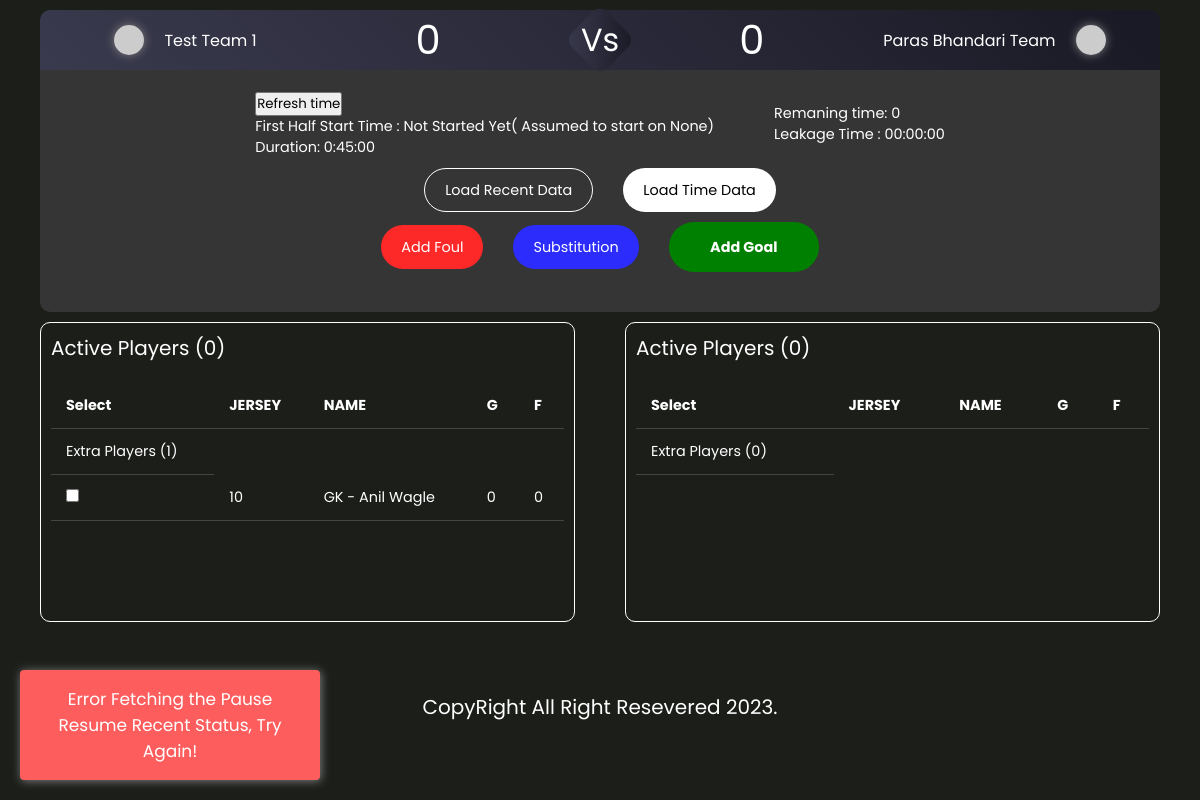
Screenshot of /match/game-simulation/1/ with the database file from the repository.
### matchApp/models.py (models this page shows, shortened)
class Match(models.Model):
    event = models.ForeignKey(Event,on_delete=models.CASCADE,blank=True,null=True,related_name='matches')
    team1 = models.ForeignKey(EventTeam, on_delete=models.CASCADE, related_name='match_team1')
    team2 = models.ForeignKey(EventTeam, on_delete=models.CASCADE, related_name='match_team2')
    is_address_default = models.BooleanField(default=False)
    status = models.CharField(max_length=20,choices=constants.MatchStatus.choices,default=constants.MatchStatus.INITIATED)
    match_date = models.DateField()
    match_time = models.TimeField(blank=True,null=True)
    place = models.CharField(max_length=255,blank=True,null=True)
    match_complete = models.BooleanField(default=False)
    notes = models.TextField(null=True,blank=True)
    schedule = models.BooleanField(default=False)
    created_at = models.DateTimeField(auto_now_add=True,blank=True,null=True)
    updated_at = models.DateTimeField(auto_now=True,blank=True,null=True)

class MatchTimeManager(models.Model):
    match = models.OneToOneField(
        'Match',
        on_delete=models.CASCADE,
        related_name='time_manager'
    )
    start_time = models.DateTimeField(blank=True,null=True)
    first_half_start_time = models.DateTimeField(blank=True,null=True)
    second_half_start_time = models.DateTimeField(blank=True,null=True)
    is_half_time_over = models.BooleanField(default=False)
    match_end_date_time = models.DateTimeField(blank=True,null=True)
    extra_time_first_half = models.DurationField(
        default=timedelta(0),
        blank=True,
        null=True,
        help_text="Extra time added after the first half."
    )
    extra_time_full_time = models.DurationField(
        default=timedelta(0),
        blank=True,
        null=True,
        help_text="Extra time added after the full-time duration."
    )
    match_ended = models.BooleanField(
        default=False,
        help_text="Indicates whether the match has ended."
    )
    created_at = models.DateTimeField(auto_now_add=True)
    updated_at = models.DateTimeField(auto_now=True)

### sportsApp/models.py (models this page shows, shortened)
class EventTeam(models.Model):
    event = models.ForeignKey(Event,on_delete=models.CASCADE)
    team = models.ForeignKey(Team,on_delete=models.CASCADE)
    is_verified = models.BooleanField(default=False)
    created_at = models.DateTimeField(auto_now_add=True)
    updated_at = models.DateTimeField(auto_now=True)

class Event(models.Model):
    title = models.CharField(max_length=255)
    event_type = models.CharField(max_length=20,choices=constants.EVENT_TYPE.choices,default=constants.EVENT_TYPE.KNOCKOUT)
    status = models.CharField(max_length=20,choices=constants.EventStatus.choices,default=constants.EventStatus.INITIATED)
    banner = models.ImageField(upload_to='images/events/',blank=True,null=True)
    logo = models.ImageField(upload_to='images/events/',blank=True,null=True)
    event_organizer = models.ForeignKey(EventOrganizer,on_delete=models.CASCADE,blank=True,null=True,related_name='events')
    event_age_limit = models.PositiveIntegerField()
    is_verified = models.BooleanField(default=False)
    entry_fee = models.DecimalField(max_digits=10000,decimal_places=3)
    registration_start_date = models.DateTimeField()
    registration_end_date = models.DateTimeField()
    event_start_date = models.DateTimeField(blank=True,null=True)
    event_end_date = models.DateTimeField(blank=True,null=True)
    match_duration = models.DurationField(blank=True,null=True)
    province = models.ForeignKey(Province, on_delete=models.SET_NULL,null=True)
    district = models.ForeignKey(District, on_delete=models.SET_NULL,null=True)
    municipality = models.ForeignKey(Municipality, on_delete=models.SET_NULL,null=True)
    area = models.CharField(max_length=255)
    created_at = models.DateField(auto_now_add=True)
    updated_at = models.DateField(auto_now=True)

### team/models.py (models this page shows, shortened)
class Team(models.Model):
    SPORT_TYPES = (
        ('FOOTBALL','Football'),
    )
    name = models.CharField(max_length=255,db_index=1)
    total_players = models.PositiveIntegerField(default=10,blank=True, null=True)
    sports_genere = models.CharField(max_length=25,choices=SPORT_TYPES,default='FOOTBALL',blank=True)
    short_name = models.CharField(unique=True,max_length=10,blank=True,null=True)
    is_organizers_team = models.BooleanField(default=False)
    email = models.EmailField(max_length=100,blank=True,null=True)
    phone = models.CharField(max_length=10,blank=True,null=True)
    address = models.CharField(max_length=255,blank=True,null=True)
    province = models.ForeignKey(Province, on_delete=models.SET_NULL,null=True)
    district = models.ForeignKey(District, on_delete=models.SET_NULL,null=True)
    municipality = models.ForeignKey(Municipality, on_delete=models.SET_NULL,null=True)
    is_verified = models.BooleanField(default=False)
    user = models.ForeignKey(User,on_delete=models.CASCADE,null=True,blank=True,related_name='team')
    logo = models.ImageField(upload_to="images/teams/",blank=True,null=True)
    banner = models.ImageField(upload_to='images/banner/',blank=True,null=True)
    gender = models.CharField(max_length=25,choices=constants.GENDER_OPTIONS.CHOICES,default=constants.GENDER_OPTIONS.MALE)
    created_at = models.DateTimeField(auto_now_add=True)
    updated_at = models.DateTimeField(auto_now=True)

class Player(models.Model):
    team = models.ForeignKey('Team', on_delete=models.CASCADE)
    name = models.CharField(max_length=50)
    jersey_no = models.PositiveIntegerField()
    age = models.PositiveIntegerField()
    email = models.EmailField(max_length=100,blank=True,null=True)
    phone = models.CharField(max_length=10,blank=True,null=True)
    weight = models.PositiveIntegerField(blank=True,null=True)
    is_active = models.BooleanField(default=False)
    is_playing = models.BooleanField(default=False)
    profile_image = models.ImageField(upload_to='images/teams/', blank=True, null=True)
    height = models.PositiveIntegerField(blank=True,null=True)
    blood_group = models.CharField(max_length=25, choices=constants.BLOOD_GROUPS.choices)
    address = models.TextField(blank=True,null=True)
    designation = models.CharField(max_length=100, choices=constants.PLAYER_POSITION.choices, blank=True, null=True)
    created_at = models.DateTimeField(auto_now_add=True,blank=True,null=True)
    updated_at = models.DateTimeField(auto_now=True,blank=True,null=True)

### matchApp/views.py (the view)
# urls.py: path('game-simulation/<int:match_id>/',views.match_simulator_view,name='match-simulate'),
def match_simulator_view(request,match_id):
    match = get_object_or_404(Match,pk=match_id)
    event = get_object_or_404(Event,pk=match.event.id)
    players1 = Player.objects.filter(team=match.team1.team, is_active=True).annotate(
            goal_count=Count('goals', filter=Q(goals__match=match)),
            foul_count=Count('fouls', filter=Q(fouls__match=match))
        )
    players2 = Player.objects.filter(team=match.team2.team, is_active=True).annotate(
        goal_count=Count('goals', filter=Q(goals__match=match)),
        foul_count=Count('fouls', filter=Q(fouls__match=match))
    )
    extra_players1 = Player.objects.filter(team=match.team1.team, is_active=False).annotate(
        goal_count=Count('goals', filter=Q(goals__match=match)),
        foul_count=Count('fouls', filter=Q(fouls__match=match))
    )
    extra_players2 = Player.objects.filter(team=match.team2.team, is_active=False).annotate(
        goal_count=Count('goals', filter=Q(goals__match=match)),
        foul_count=Count('fouls', filter=Q(fouls__match=match))
    )
    players1_count = players1.count()
    players2_count = players2.count()
    extra_players1_count = extra_players1.count()
    extra_players2_count = extra_players2.count()
    team1_total_goals = Goal.objects.filter(player__team=match.team1.team, match=match).count()
    team2_total_goals = Goal.objects.filter(player__team=match.team2.team, match=match).count()
    total_players_team1 = Player.objects.filter(team=match.team1.team).count()
    total_players_team2 = Player.objects.filter(team=match.team2.team).count()
    count = {
        'team1':{
            'total':total_players_team1,
            'active':players1_count,
            'extra':extra_players1_count,
            'total_goals': team1_total_goals,
        },
            'team2':{
            'total':total_players_team2,
            'active':players2_count,
            'extra':extra_players2_count,
            'total_goals': team2_total_goals,
        }
    }
    context = {
       'match':match,
       'event':event,
       'count':count,
       'foul':FoulForm(instance=match),
       'alerts':game_stimulation_alerts(),
       'match_pause_status':False,
       'goal_type_choices':constants.GOAL_TYPE.choices,
       'player1':{'active_players':players1,'extra_players':extra_players1},
       'player2':{'active_players':players2,'extra_players':extra_players2},
    }
    return render(request,'game/match_simulator.html',context=context)

### sportsApp/templates/game/match_simulator.html (shortened to what this page needs)
{% extends 'index.html' %}
{% block content %}
{% load static %}
<div class="main_page_container match_page simulation">
    <div class="sticky-container">
        <div class="match_vs_box">
            <div class="vs_box">
                <p class="vs_text">Vs</p>
            </div>
            <div class="team team1">
                <div class="detail">
                    <div class="avatar">
                        <img src="https://picsum.photos/100" alt="">
                    </div>
                    <p>{{match.team1.team.name}}</p>
                </div>
                <div class="score" id="team1-score">{{count.team1.total_goals}}</div>
            </div>
            <div class="team team2">
                <div class="score right" id="team2-score">{{count.team2.total_goals}}</div>
                <div class="detail">
                    <p >{{match.team2.team.name}}</p>
                <div class="avatar">
                    <img src="https://picsum.photos/101" alt="">
                </div>
                </div>
            </div>
        </div>
        <div class="match_details">
            <div class="holder time_container center">
                <div class="block1 block">
                    <button onclick="updateGameTimeData('{{match.id}}')">Refresh time</button>
                    <P id="game-start-time">First Half Start Time : {% if match.time_manager.first_half_start_time%}{{match.time_manager.first_half_start_time}}  {% else %} Not Started Yet( Assumed to start on {{match.time_manager.start_time}}) {%endif%}</P>
                    <p id="game-total-duration">Duration: {{event.match_duration}}</p>
                </div>
                <div class="block">
                    <p id="game-total-remaning-time">Remaning time: 0</p>
                    <p id="game-total-leakage-time">Leakage Time : 00:00:00</p>
                </div>
            </div>
            <div class="holder center">
                <button class="global_btn outline" id="start-match-button" onclick="handleLoadGameRecentData('{{match.id}}')">Load Recent Data</button>
                <button class="global_btn plain" id="pause-resume-button" onclick="handleLoadPauseResumeData('{{match.id}}')">
                    Load Time Data
                </button>
            </div>
            <div class="holder center">
                <button class="global_btn error" onclick="handleOpenFoulAlert()">Add Foul</button>
                <button class="global_btn secondary" onclick="handleOpenSubstitutionBox()">Substitution</button>
                <button class="global_btn success goal_btn" type="button" onclick="handleOpenGoalAlert()">Add Goal</button>
            </div>
        </div>
    </div>
    <div class="player_details">
        <div class="team">
            <p>Active Players ({{count.team1.active}})</p>
            <table class="responsive-table">
                <thead>
                    <tr>
                        <th>Select</th>
                        <th>JERSEY</th>
                        <th>NAME</th>
                        <th>G</th>
                        <th>F</th>
                    </tr>
                </thead>
                <tbody>
                    <tr>
                        <td>Extra Players ({{count.team1.extra}})</td>
                    </tr>
                    {% for player in player1.extra_players %}
                    <tr class="select-checkbox-row">
                        <td><input type="checkbox" class="select-checkbox" value="{{player.id}}"></td>
                        <td id="jersey">{{player.jersey_no}}</td>
                        <td id="name">{{player.designation}} - {{player.name}}</td>
                        <td id="goal-count-1">{{ player.goal_count }}</td>
                        <td id="foul-count-2">{{ player.foul_count }}</td>
                    </tr>
                    {% endfor%}
                </tbody>
            </table>
        </div>
        <div class="team">
            <p>Active Players ({{count.team2.active}})</p>
            <table class="responsive-table">
                <thead>
                    <tr>
                        <th>Select</th>
                        <th>JERSEY</th>
                        <th>NAME</th>
                        <th>G</th>
                        <th>F</th>
                    </tr>
                </thead>
                <tbody>
                    <tr>
                        <td>Extra Players ({{count.team2.extra}})</td>
                    </tr>
                </tbody>
            </table>
        </div>
    </div>
{% endblock content %}

### templates/index.html (shortened to what this page needs)
<!DOCTYPE html>
{% load static %}
<html lang="en">
<head>
    <link rel="stylesheet" type="text/css" href="{% static 'styles/main.css' %}">
</head>
<body>
    {% block content %}
    {% endblock %}
    <p style="margin-top: 20px; text-align: center; padding: 50px;">CopyRight All Right Resevered 2023.</p>
</body>
</html>

### sportsApp/templates/game/alerts/goal_alert.html (shortened to what this page needs)
{% load static %}

### sportsApp/templates/game/alerts/foul_alert.html (shortened to what this page needs)
{% load static %}

### sportsApp/templates/game/alerts/substitution_alert.html (shortened to what this page needs)
{% load static %}

### rows the page displays
Match: team1.team.name "Test Team 1", team2.team.name "Paras Bhandari Team", time_manager.start_time "None"
Event: match_duration "0:45:00"
Player: jersey_no "10", designation "GK", name "Anil Wagle", goal_count "0", foul_count "0"

### other values shown
{{ count.team1.total_goals }} "0"
{{ count.team2.total_goals }} "0"
{{ count.team1.active }} "0"
{{ count.team1.extra }} "1"
{{ count.team2.active }} "0"
{{ count.team2.extra }} "0"
